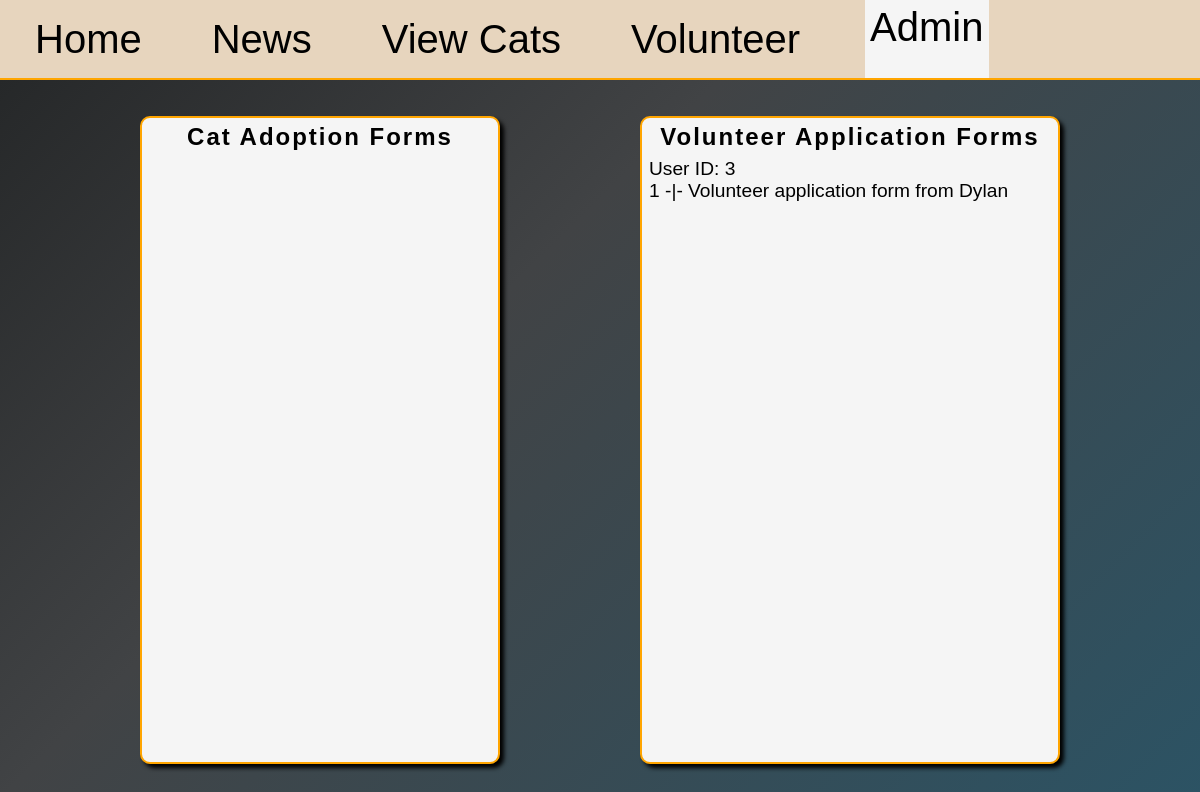
/admin/1, run on an earlier commit of the app's database.
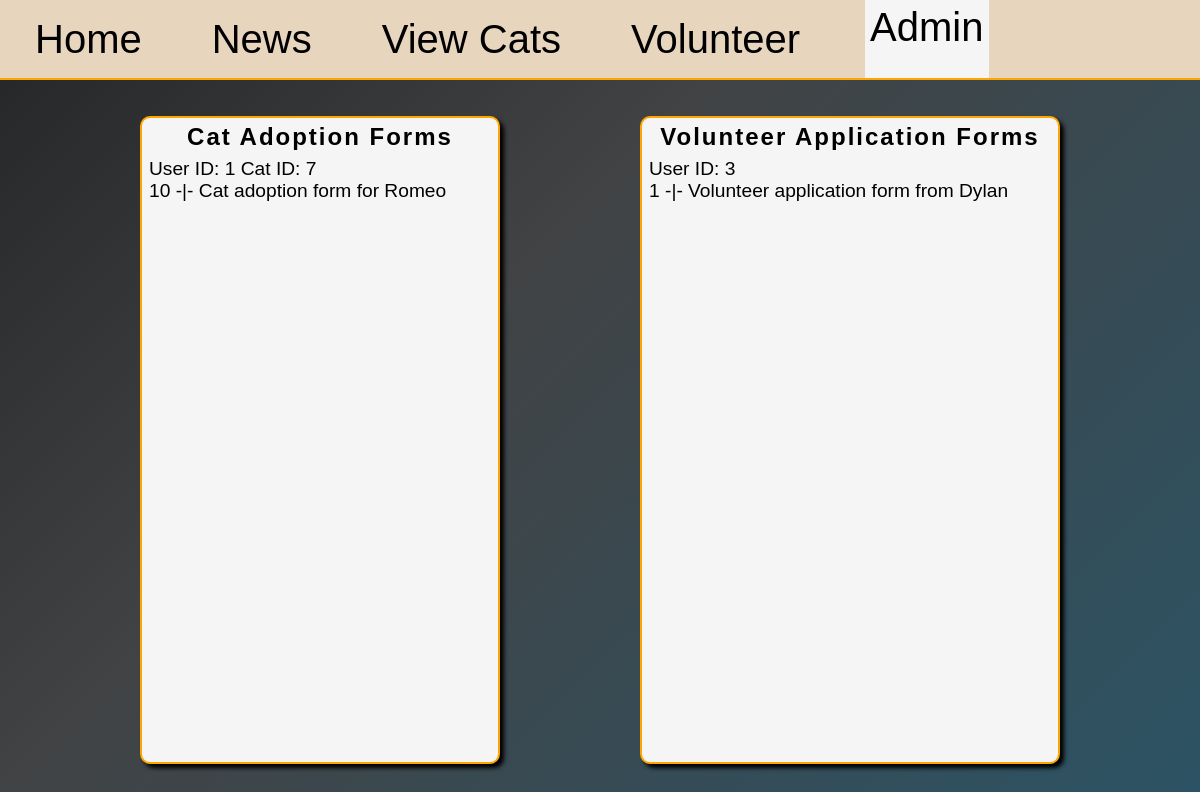
And on a later commit of the database.
### db_management.py (models this page shows)
class VolunteerRequest(db.Model):
    id = db.Column(db.Integer, primary_key=True)
    first_name = db.Column(db.String(50), nullable=False)
    last_name = db.Column(db.String(50), nullable=False)
    address = db.Column(db.String(50), nullable=False)
    age = db.Column(db.Integer, nullable=False)
    reason = db.Column(db.String(500), nullable=False)
    user_id = db.Column(db.Integer, db.ForeignKey("user.id"), nullable=False)
    review = db.relationship(
        "VolunteerRequestReview", backref="request", uselist=False
    )

class AdoptionForm(db.Model):
    id = db.Column(db.Integer, primary_key=True)
    address = db.Column(db.String(30), nullable=False)
    other_pets = db.Column(db.Integer, nullable=False)
    reason = db.Column(db.String(100), nullable=False)
    cat_id = db.Column(db.Integer, db.ForeignKey("cat.id"), nullable=False)
    user_id = db.Column(db.Integer, db.ForeignKey("user.id"), nullable=False)
    review = db.relationship(
        "AdoptionFormReview", backref="form", uselist=False
    )

class Cat(db.Model):
    id = db.Column(db.Integer, primary_key=True)
    name = db.Column(db.String(25), nullable=False)
    bio = db.Column(db.String(100), nullable=False)
    age = db.Column(db.Integer, nullable=False)
    gender = db.Column(db.String(1), nullable=False)
    image = db.Column(db.String(100))
    room = db.Column(db.String(2))
    adopted = db.Column(db.Boolean, nullable=False, default=False)
    forms = db.relationship("AdoptionForm", backref="cat", lazy=True)
    transport = db.relationship(
        "CatTransport", backref="cat", lazy=True, uselist=False
    )

### main.py (the view, shortened to what this page needs)
@app.route("/admin/<int:id>", methods=["GET", "POST"])
def admin(id):
    review_form = ReviewAdoptForm()
    user = User.query.get(id)
    adoption_forms = AdoptionForm.query.all()
    volunteer_forms = VolunteerRequest.query.all()
    new_review = 0
    if new_review:
        db.session.add(new_review)
        db.session.commit()
        return redirect(url_for("admin", id=id))
    return render_template(
        "admin.html",
        volunteer_forms=volunteer_forms,
        adoption_forms=adoption_forms,
        user=user,
        review_form=review_form,
    )

### templates/admin.html (shortened to what this page needs)
{% extends "base.html" %} {% block style %}
<link rel="stylesheet" href="{{ url_for('static', filename='admin.css') }}" />
<link
	rel="stylesheet"
	href="https://cdnjs.cloudflare.com/ajax/libs/font-awesome/6.5.0/css/all.min.css"
/>
{% endblock %} {% block content %}
<main>
	<section id="cat-form-section">
		<h2>Cat Adoption Forms</h2>
		{% for form in adoption_forms %} {% if form.review %} {% else %}
		<div class="cat-form">
			<p>User ID: {{ form.user_id }} Cat ID: {{ form.cat.id }}</p>
			<p class="form-link" id="{{ form.id }}">
				{{ form.id }} -|- Cat adoption form for {{ form.cat.name }}
			</p>
		</div>
		{% endif %} {% endfor %}
	</section>
	<section id="volunteer-form-section">
		<h2>Volunteer Application Forms</h2>
		{% for form in volunteer_forms %} {% if form.review %} {% else %}
		<div class="volunteer-form">
			<p>User ID: {{ form.user_id }}</p>
			<p class="form-link" id="{{ form.id }}">
				{{ form.id }} -|- Volunteer application form from {{
				form.first_name }}
			</p>
		</div>
		{% endif %} {% endfor %}
	</section>
</main>
{% endblock %}

### templates/base.html (shortened to what this page needs)
<!doctype html>
<html>
	<head>
		<link
			rel="stylesheet"
			href="{{ url_for('static', filename='styles.css') }}"
		/>
		{% block style %}{% endblock %}
	</head>
	<body>
		{% if user %}
		<header>
			<a href="/home/{{ user.id }}" id="header-home">Home</a>
			<a href="/news/{{ user.id }}" id="header-news">News</a>
			<a href="/cats/{{ user.id }}" id="header-cats">View Cats</a>
			{% if user.level == "user" %}
			<a href="/become_volunteer/{{ user.id }}" id="header-volunteer"
				>Volunteer</a
			>
			{% else %}
			<a href="/is_volunteer/{{ user.id }}/0" id="header-volunteer"
				>Volunteer</a
			>
			{% endif %} {% if user.level == "admin" %}
			<a href="/admin/{{ user.id }}" id="header-admin">Admin</a>
			{% endif %}
		</header>
		{% endif %} {% block content %}{% endblock %}
	</body>
</html>

### static/styles.css (style rules this page uses)
* { margin: 0; padding: 0; box-sizing: border-box; font-family: Arial, Helvetica, sans-serif; }
html, body { width: 100vw; height: 100vh; font-size: 16px; }
body { background: linear-gradient(135deg, #232526 0%, #414345 40%, #2c5364 100%); background-repeat: no-repeat; background-size: 100% 100%; background-attachment: fixed; }
header { width: 100%; height: 10%; background-color: rgb(231, 213, 190); display: flex; align-items: center; border-bottom: 2px solid orange; }
header a { font-size: 2.5rem; text-align: center; padding: 5px; margin-left: 30px; margin-right: 30px; position: relative; display: inline-block; text-decoration: none; color: black; }
header a::after { content: ''; position: absolute; left: 0; bottom: 0; width: 0; height: 3px; background: orange; transition: width 0.3s; }
.selected { height: 100%; background-color: whitesmoke; }

### static/admin.css (style rules this page uses)
main { display: flex; align-items: center; justify-content: space-evenly; width: 100%; height: 90%; }
section { background-color: whitesmoke; border-radius: 10px; padding: 5px; display: grid; row-gap: 5px; grid-auto-rows: min-content; overflow-y: auto; transition: 0.3s ease-in-out; box-shadow: 4px 4px 4px black; border: solid orange 2px; }
#cat-form-section, #volunteer-form-section { width: 30%; height: 90%; }
#volunteer-form-section { width: 35%; }
h2 { font-size: 1.5rem; letter-spacing: 2px; text-align: center; }
.cat-form, .volunteer-form { display: flex; flex-direction: column; justify-content: center; border-radius: 7px; font-size: 1.2rem; padding: 2px; }
.form-link { text-decoration: none; color: black; }

What changed in the data, as far as the page shows it:
added AdoptionForm: user_id "1", cat.id "7", id "10", cat.name "Romeo"
